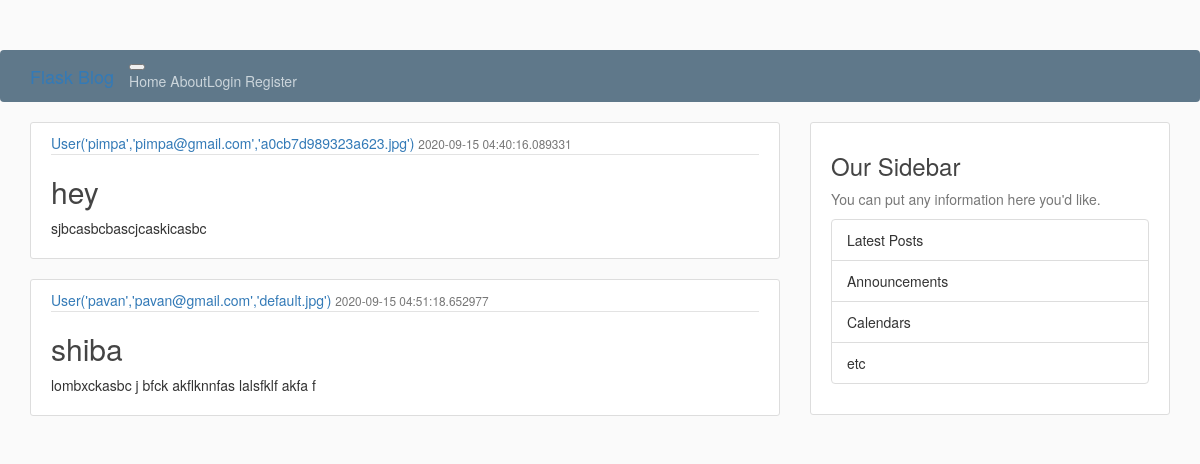
Page /home on the earlier database version.
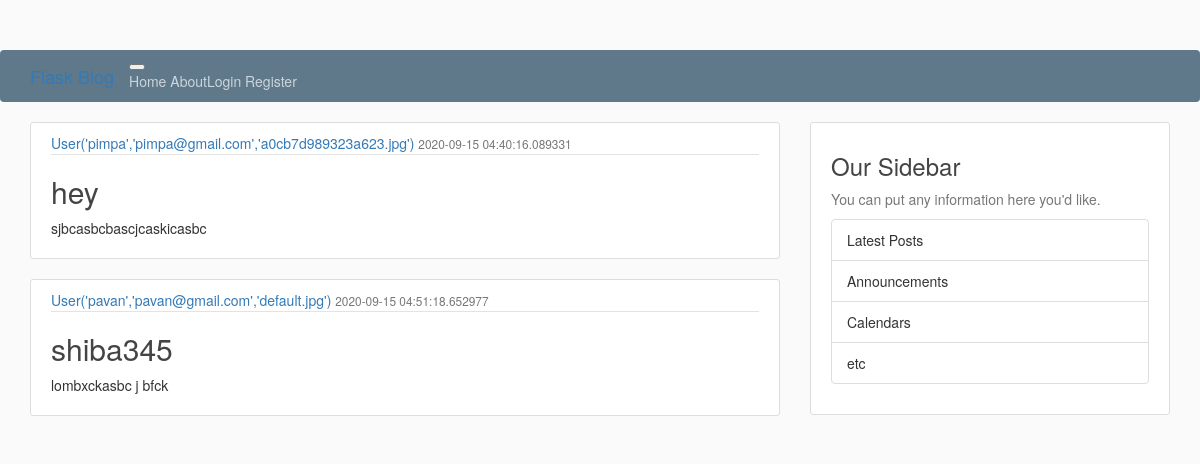
Same page on the later database version.
### flaskblog/models.py (models this page shows, shortened)
class Post(db.Model):
    id = db.Column(db.Integer, primary_key=True)
    title = db.Column(db.String(100), nullable=False)
    date_posted = db.Column(
        db.DateTime, nullable=False, default=datetime.utcnow)
    content = db.Column(db.Text, nullable=False)
    user_id = db.Column(db.Integer, db.ForeignKey('user.id'), nullable=False)

class User(db.Model,UserMixin):
    id = db.Column(db.Integer, primary_key=True)
    username = db.Column(db.String(20), unique=True, nullable=False)
    email = db.Column(db.String(120), unique=True, nullable=False)
    image_file = db.Column(db.String(20), nullable=False,
                           default="default.jpg")
    password = db.Column(db.String(60), nullable=False)
    posts = db.relationship('Post', backref="author", lazy="dynamic")
    def __repr__(self):
        return f"User('{self.username}','{self.email}','{self.image_file}')"

### flaskblog/routes.py (the view)
@app.route("/")
@app.route("/home")
def home():
    posts = Post.query.all()
    return render_template('home.html', posts=posts)

### flaskblog/templates/home.html
{% extends "layout.html" %} {% block content %} {% for post in posts %}
<article class="media content-section">
  <div class="media-body">
    <div class="article-metadata">
      <a class="mr-2" href="#">{{ post.author }}</a>
      <small class="text-muted">{{ post.date_posted }}</small>
    </div>
    <h2><a class="article-title" href="#">{{ post.title }}</a></h2>
    <p class="article-content">{{ post.content }}</p>
  </div>
</article>
{% endfor %} {% endblock content%}

Differences in the rows shown:
changed Post "User('pavan','pavan@gmail.com','default.jpg')": title "shiba" → "shiba345"; content "lombxckasbc j bfck akflknnfas lalsfklf akfa f" → "lombxckasbc j bfck"
